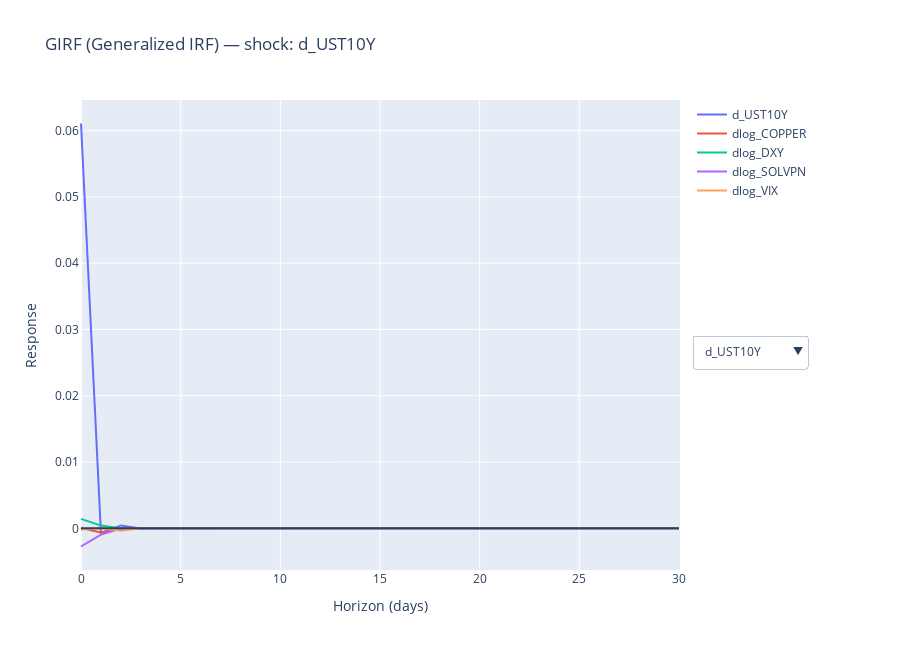

Notebook code cell kept with this figure:
### Code cell
import pandas as pd
import plotly.graph_objects as go

OUT_DIR = "./spillover_outputs"
GIRF_PATH = f"{OUT_DIR}/girf_long.csv"

girf = pd.read_csv(GIRF_PATH)
# columns: horizon, response, shock, girf

girf["horizon"] = girf["horizon"].astype(int)

shocks = sorted(girf["shock"].unique().tolist())
responses = sorted(girf["response"].unique().tolist())

# Create one figure with dropdown to select shock
fig = go.Figure()

# Add traces for the FIRST shock initially (one trace per response)
init_shock = shocks[0]
for resp in responses:
    d = girf[(girf["shock"] == init_shock) & (girf["response"] == resp)].sort_values("horizon")
    fig.add_trace(go.Scatter(
        x=d["horizon"],
        y=d["girf"],
        mode="lines",
        name=resp,
        visible=True
    ))

# For each other shock, add a full set of response traces but set visible=False
# We'll toggle visibility in dropdown.
trace_blocks = {init_shock: list(range(len(responses)))}
base = len(responses)

for s in shocks[1:]:
    idxs = []
    for resp in responses:
        d = girf[(girf["shock"] == s) & (girf["response"] == resp)].sort_values("horizon")
        fig.add_trace(go.Scatter(
            x=d["horizon"],
            y=d["girf"],
            mode="lines",
            name=resp,
            visible=False
        ))
        idxs.append(base)
        base += 1
    trace_blocks[s] = idxs

# Build dropdown buttons
buttons = []
total_traces = len(fig.data)

for s in shocks:
    vis = [False] * total_traces
    for idx in trace_blocks[s]:
        vis[idx] = True
    buttons.append(dict(
        label=s,
        method="update",
        args=[
            {"visible": vis},
            {"title": f"GIRF (Generalized IRF) — shock: {s}", "legend": {"title": "Response"}}
        ]
    ))

# Horizontal zero line (shape)
fig.update_layout(
    title=f"GIRF (Generalized IRF) — shock: {init_shock}",
    xaxis_title="Horizon (days)",
    yaxis_title="Response",
    hovermode="x unified",
    height=650,
    updatemenus=[dict(
        buttons=buttons,
        direction="down",
        x=1.02, xanchor="left",
        y=0.5, yanchor="top"
    )],
    shapes=[dict(
        type="line",
        x0=0, x1=int(girf["horizon"].max()),
        y0=0, y1=0,
        xref="x", yref="y"
    )],
    margin=dict(r=220)  # space for dropdown
)

fig.show()

### Figure 1 — Plotly figure (JSON) as saved in the notebook; plotly's stock layout.template omitted (floating-point values rounded to 4 significant figures)
{"data": [{"mode": "lines", "name": "d_UST10Y", "type": "scatter", "visible": true, "x": [0, 1, 2, 3, 4, 5, 6, 7, 8, 9, 10, 11, 12, 13, 14, 15, 16, 17, 18, 19, 20, 21, 22, 23, 24, 25, 26, 27, 28, 29, 30], "y": [0.06108, -0.0006942, 0.0004373, -2.639e-05, 5.686e-06, -5.346e-07, 7.842e-08, -8.53e-09, 1.111e-09, -1.29e-10, 1.61e-11, -1.921e-12, 2.359e-13, -2.844e-14, 3.469e-15, -4.201e-16, 5.11e-17, -6.198e-18, 7.531e-19, -9.141e-20, 1.11e-20, -1.348e-21, 1.637e-22, -1.988e-23, 2.414e-24, -2.931e-25, 3.559e-26, -4.321e-27, 5.247e-28, -6.371e-29, 7.736e-30]}, {"mode": "lines", "name": "dlog_COPPER", "type": "scatter", "visible": true, "x": [0, 1, 2, 3, 4, 5, 6, 7, 8, 9, 10, 11, 12, 13, 14, 15, 16, 17, 18, 19, 20, 21, 22, 23, 24, 25, 26, 27, 28, 29, 30], "y": [5.501e-05, -0.0006132, -4.917e-05, 1.012e-05, -1.789e-06, 2.096e-07, -2.663e-08, 3.103e-09, -3.822e-10, 4.573e-11, -5.595e-12, 6.761e-13, -8.237e-14, 9.983e-15, -1.214e-15, 1.473e-16, -1.789e-17, 2.172e-18, -2.638e-19, 3.202e-20, -3.889e-21, 4.722e-22, -5.734e-23, 6.962e-24, -8.454e-25, 1.027e-25, -1.246e-26, 1.514e-27, -1.838e-28, 2.232e-29, -2.71e-30]}, {"mode": "lines", "name": "dlog_DXY", "type": "scatter", "visible": true, "x": [0, 1, 2, 3, 4, 5, 6, 7, 8, 9, 10, 11, 12, 13, 14, 15, 16, 17, 18, 19, 20, 21, 22, 23, 24, 25, 26, 27, 28, 29, 30], "y": [0.001423, 0.0004112, -1.241e-05, 2.807e-06, -9.896e-08, 2.32e-08, -1.739e-09, 2.943e-10, -2.998e-11, 4.126e-12, -4.659e-13, 5.93e-14, -6.991e-15, 8.648e-16, -1.038e-16, 1.269e-17, -1.534e-18, 1.869e-19, -2.265e-20, 2.753e-21, -3.341e-22, 4.058e-23, -4.927e-24, 5.983e-25, -7.264e-26, 8.822e-27, -1.071e-27, 1.301e-28, -1.579e-29, 1.918e-30, -2.329e-31]}, {"mode": "lines", "name": "dlog_SOLVPN", "type": "scatter", "visible": true, "x": [0, 1, 2, 3, 4, 5, 6, 7, 8, 9, 10, 11, 12, 13, 14, 15, 16, 17, 18, 19, 20, 21, 22, 23, 24, 25, 26, 27, 28, 29, 30], "y": [-0.002744, -0.0009505, -4.789e-05, -5.187e-06, -1.657e-07, -4.805e-08, 1.08e-09, -5.128e-10, 3.335e-11, -6.238e-12, 5.876e-13, -8.421e-14, 9.237e-15, -1.197e-15, 1.396e-16, -1.739e-17, 2.078e-18, -2.549e-19, 3.076e-20, -3.75e-21, 4.542e-22, -5.524e-23, 6.701e-24, -8.142e-25, 9.883e-26, -1.2e-26, 1.457e-27, -1.77e-28, 2.149e-29, -2.609e-30, 3.168e-31]}, {"mode": "lines", "name": "dlog_VIX", "type": "scatter", "visible": true, "x": [0, 1, 2, 3, 4, 5, 6, 7, 8, 9, 10, 11, 12, 13, 14, 15, 16, 17, 18, 19, 20, 21, 22, 23, 24, 25, 26, 27, 28, 29, 30], "y": [-0.0001644, -1.08e-06, -0.0003593, 2.268e-05, -3.992e-06, 3.455e-07, -5.001e-08, 5.363e-09, -7.047e-10, 8.164e-11, -1.023e-11, 1.219e-12, -1.498e-13, 1.805e-14, -2.202e-15, 2.666e-16, -3.244e-17, 3.934e-18, -4.78e-19, 5.802e-20, -7.047e-21, 8.555e-22, -1.039e-22, 1.262e-23, -1.532e-24, 1.86e-25, -2.259e-26, 2.743e-27, -3.33e-28, 4.044e-29, -4.91e-30]}, {"mode": "lines", "name": "d_UST10Y", "type": "scatter", "visible": false, "x": [0, 1, 2, 3, 4, 5, 6, 7, 8, 9, 10, 11, 12, 13, 14, 15, 16, 17, 18, 19, 20, 21, 22, 23, 24, 25, 26, 27, 28, 29, 30], "y": [0.0001973, 0.0001029, -0.0001054, 2.369e-06, -8.674e-07, 5.837e-08, -1.115e-08, 1.089e-09, -1.55e-10, 1.716e-11, -2.211e-12, 2.585e-13, -3.214e-14, 3.845e-15, -4.712e-16, 5.689e-17, -6.933e-18, 8.399e-19, -1.021e-19, 1.239e-20, -1.505e-21, 1.827e-22, -2.219e-23, 2.695e-24, -3.272e-25, 3.973e-26, -4.825e-27, 5.858e-28, -7.114e-29, 8.638e-30, -1.049e-30]}, {"mode": "lines", "name": "dlog_COPPER", "type": "scatter", "visible": false, "x": [0, 1, 2, 3, 4, 5, 6, 7, 8, 9, 10, 11, 12, 13, 14, 15, 16, 17, 18, 19, 20, 21, 22, 23, 24, 25, 26, 27, 28, 29, 30], "y": [0.01703, -0.0005506, 1.502e-05, 4.843e-08, 1.402e-07, -2.145e-08, 3.501e-09, -4.152e-10, 5.273e-11, -6.203e-12, 7.629e-13, -9.151e-14, 1.118e-14, -1.352e-15, 1.646e-16, -1.996e-17, 2.426e-18, -2.944e-19, 3.576e-20, -4.341e-21, 5.272e-22, -6.401e-23, 7.773e-24, -9.439e-25, 1.146e-25, -1.392e-26, 1.69e-27, -2.052e-28, 2.492e-29, -3.026e-30, 3.674e-31]}, {"mode": "lines", "name": "dlog_DXY", "type": "scatter", "visible": false, "x": [0, 1, 2, 3, 4, 5, 6, 7, 8, 9, 10, 11, 12, 13, 14, 15, 16, 17, 18, 19, 20, 21, 22, 23, 24, 25, 26, 27, 28, 29, 30], "y": [-0.001441, 3.088e-05, -3.249e-06, -6.083e-07, 1.932e-08, -5.027e-09, 2.199e-10, -4.544e-11, 3.664e-12, -5.811e-13, 6.075e-14, -8.188e-15, 9.355e-16, -1.182e-16, 1.4e-17, -1.727e-18, 2.076e-19, -2.536e-20, 3.068e-21, -3.735e-22, 4.528e-23, -5.503e-24, 6.678e-25, -8.112e-26, 9.848e-27, -1.196e-27, 1.452e-28, -1.763e-29, 2.141e-30, -2.6e-31, 3.157e-32]}, {"mode": "lines", "name": "dlog_SOLVPN", "type": "scatter", "visible": false, "x": [0, 1, 2, 3, 4, 5, 6, 7, 8, 9, 10, 11, 12, 13, 14, 15, 16, 17, 18, 19, 20, 21, 22, 23, 24, 25, 26, 27, 28, 29, 30], "y": [0.002704, 0.0003718, 5.411e-06, 1.701e-06, 6.907e-08, 9.602e-09, 2.033e-10, 8.85e-11, -2.74e-12, 9.753e-13, -7.005e-14, 1.219e-14, -1.195e-15, 1.668e-16, -1.859e-17, 2.384e-18, -2.798e-19, 3.471e-20, -4.159e-21, 5.093e-22, -6.151e-23, 7.495e-24, -9.081e-25, 1.104e-25, -1.34e-26, 1.628e-27, -1.976e-28, 2.399e-29, -2.913e-30, 3.538e-31, -4.295e-32]}, {"mode": "lines", "name": "dlog_VIX", "type": "scatter", "visible": false, "x": [0, 1, 2, 3, 4, 5, 6, 7, 8, 9, 10, 11, 12, 13, 14, 15, 16, 17, 18, 19, 20, 21, 22, 23, 24, 25, 26, 27, 28, 29, 30], "y": [-0.0181, 0.00151, 9.345e-07, 7.676e-08, 6.275e-07, -4.44e-08, 7.664e-09, -7.036e-10, 9.906e-11, -1.083e-11, 1.403e-12, -1.637e-13, 2.041e-14, -2.439e-15, 2.992e-16, -3.61e-17, 4.401e-18, -5.33e-19, 6.483e-20, -7.864e-21, 9.555e-22, -1.16e-22, 1.409e-23, -1.71e-24, 2.077e-25, -2.522e-26, 3.062e-27, -3.718e-28, 4.515e-29, -5.482e-30, 6.657e-31]}, {"mode": "lines", "name": "d_UST10Y", "type": "scatter", "visible": false, "x": [0, 1, 2, 3, 4, 5, 6, 7, 8, 9, 10, 11, 12, 13, 14, 15, 16, 17, 18, 19, 20, 21, 22, 23, 24, 25, 26, 27, 28, 29, 30], "y": [0.01969, 0.002539, -0.0001048, 3.413e-05, -2.607e-06, 4.291e-07, -4.289e-08, 5.878e-09, -6.613e-10, 8.431e-11, -9.933e-12, 1.23e-12, -1.475e-13, 1.805e-14, -2.181e-15, 2.657e-16, -3.22e-17, 3.914e-18, -4.75e-19, 5.77e-20, -7.004e-21, 8.507e-22, -1.033e-22, 1.254e-23, -1.523e-24, 1.849e-25, -2.245e-26, 2.727e-27, -3.311e-28, 4.02e-29, -4.882e-30]}, {"mode": "lines", "name": "dlog_COPPER", "type": "scatter", "visible": false, "x": [0, 1, 2, 3, 4, 5, 6, 7, 8, 9, 10, 11, 12, 13, 14, 15, 16, 17, 18, 19, 20, 21, 22, 23, 24, 25, 26, 27, 28, 29, 30], "y": [-0.005561, -0.0007592, 8.656e-05, -1.148e-05, 1.116e-06, -1.396e-07, 1.581e-08, -1.985e-09, 2.363e-10, -2.913e-11, 3.509e-12, -4.285e-13, 5.185e-14, -6.309e-15, 7.651e-16, -9.298e-17, 1.128e-17, -1.371e-18, 1.664e-19, -2.021e-20, 2.454e-21, -2.979e-22, 3.618e-23, -4.393e-24, 5.334e-25, -6.477e-26, 7.865e-27, -9.55e-28, 1.16e-28, -1.408e-29, 1.71e-30]}, {"mode": "lines", "name": "dlog_DXY", "type": "scatter", "visible": false, "x": [0, 1, 2, 3, 4, 5, 6, 7, 8, 9, 10, 11, 12, 13, 14, 15, 16, 17, 18, 19, 20, 21, 22, 23, 24, 25, 26, 27, 28, 29, 30], "y": [0.004415, 3.992e-06, 1.264e-05, 8.839e-08, 1.271e-07, -7.329e-09, 1.663e-09, -1.488e-10, 2.222e-11, -2.373e-12, 3.122e-13, -3.602e-14, 4.516e-15, -5.375e-16, 6.61e-17, -7.963e-18, 9.718e-19, -1.176e-19, 1.431e-20, -1.736e-21, 2.109e-22, -2.56e-23, 3.109e-24, -3.775e-25, 4.584e-26, -5.566e-27, 6.759e-28, -8.207e-29, 9.966e-30, -1.21e-30, 1.469e-31]}, {"mode": "lines", "name": "dlog_SOLVPN", "type": "scatter", "visible": false, "x": [0, 1, 2, 3, 4, 5, 6, 7, 8, 9, 10, 11, 12, 13, 14, 15, 16, 17, 18, 19, 20, 21, 22, 23, 24, 25, 26, 27, 28, 29, 30], "y": [-0.003734, -0.0005789, -4.261e-05, -1.838e-06, -3.638e-07, -6.048e-10, -3.239e-09, 1.309e-10, -3.554e-11, 2.801e-12, -4.561e-13, 4.656e-14, -6.331e-15, 7.171e-16, -9.103e-17, 1.075e-17, -1.329e-18, 1.596e-19, -1.951e-20, 2.359e-21, -2.872e-22, 3.481e-23, -4.232e-24, 5.135e-25, -6.238e-26, 7.572e-27, -9.197e-28, 1.117e-28, -1.356e-29, 1.646e-30, -1.999e-31]}, {"mode": "lines", "name": "dlog_VIX", "type": "scatter", "visible": false, "x": [0, 1, 2, 3, 4, 5, 6, 7, 8, 9, 10, 11, 12, 13, 14, 15, 16, 17, 18, 19, 20, 21, 22, 23, 24, 25, 26, 27, 28, 29, 30], "y": [0.0112, -0.002728, 8.298e-05, -2.131e-05, 1.505e-06, -2.678e-07, 2.675e-08, -3.742e-09, 4.19e-10, -5.364e-11, 6.3e-12, -7.81e-13, 9.359e-14, -1.146e-14, 1.384e-15, -1.686e-16, 2.043e-17, -2.485e-18, 3.014e-19, -3.662e-20, 4.446e-21, -5.399e-22, 6.555e-23, -7.96e-24, 9.666e-25, -1.174e-25, 1.425e-26, -1.731e-27, 2.101e-28, -2.552e-29, 3.098e-30]}, {"mode": "lines", "name": "d_UST10Y", "type": "scatter", "visible": false, "x": [0, 1, 2, 3, 4, 5, 6, 7, 8, 9, 10, 11, 12, 13, 14, 15, 16, 17, 18, 19, 20, 21, 22, 23, 24, 25, 26, 27, 28, 29, 30], "y": [-0.01361, -0.003661, -0.0001762, -2.325e-05, -9.377e-07, -1.399e-07, -4.519e-09, -1.01e-09, 1.66e-12, -9.526e-12, 4.536e-13, -1.095e-13, 9.155e-15, -1.428e-15, 1.492e-16, -1.997e-17, 2.283e-18, -2.88e-19, 3.414e-20, -4.209e-21, 5.063e-22, -6.185e-23, 7.482e-24, -9.106e-25, 1.104e-25, -1.342e-26, 1.629e-27, -1.978e-28, 2.402e-29, -2.917e-30, 3.541e-31]}, {"mode": "lines", "name": "dlog_COPPER", "type": "scatter", "visible": false, "x": [0, 1, 2, 3, 4, 5, 6, 7, 8, 9, 10, 11, 12, 13, 14, 15, 16, 17, 18, 19, 20, 21, 22, 23, 24, 25, 26, 27, 28, 29, 30], "y": [0.00374, 0.001365, -7.252e-05, 7.202e-06, -9.973e-08, 2.053e-08, -3.833e-11, 1.752e-10, -1.134e-11, 2.422e-12, -2.288e-13, 3.322e-14, -3.616e-15, 4.698e-16, -5.461e-17, 6.813e-18, -8.133e-19, 9.983e-20, -1.204e-20, 1.468e-21, -1.778e-22, 2.163e-23, -2.623e-24, 3.188e-25, -3.869e-26, 4.699e-27, -5.705e-28, 6.928e-29, -8.412e-30, 1.022e-30, -1.24e-31]}, {"mode": "lines", "name": "dlog_DXY", "type": "scatter", "visible": false, "x": [0, 1, 2, 3, 4, 5, 6, 7, 8, 9, 10, 11, 12, 13, 14, 15, 16, 17, 18, 19, 20, 21, 22, 23, 24, 25, 26, 27, 28, 29, 30], "y": [-0.001339, -0.0003913, -5.078e-06, -2.255e-06, -7.906e-08, -8.35e-09, -7.685e-10, -3.262e-11, -5.488e-12, -9.609e-14, -4.4e-14, 9.753e-16, -4.505e-16, 2.941e-17, -5.52e-18, 5.22e-19, -7.475e-20, 8.208e-21, -1.063e-21, 1.24e-22, -1.545e-23, 1.846e-24, -2.264e-25, 2.732e-26, -3.331e-27, 4.034e-28, -4.906e-29, 5.951e-30, -7.231e-31, 8.777e-32, -1.066e-32]}, {"mode": "lines", "name": "dlog_SOLVPN", "type": "scatter", "visible": false, "x": [0, 1, 2, 3, 4, 5, 6, 7, 8, 9, 10, 11, 12, 13, 14, 15, 16, 17, 18, 19, 20, 21, 22, 23, 24, 25, 26, 27, 28, 29, 30], "y": [0.01232, 0.001344, 8.786e-05, 6.165e-06, 5.741e-07, 3.599e-08, 3.243e-09, 2.149e-10, 1.955e-11, 1.124e-12, 1.328e-13, 4.319e-15, 1.047e-15, -7.158e-18, 1.004e-17, -5.172e-19, 1.165e-19, -1.004e-20, 1.533e-21, -1.621e-22, 2.152e-23, -2.473e-24, 3.11e-25, -3.694e-26, 4.549e-27, -5.475e-28, 6.685e-29, -8.089e-30, 9.844e-31, -1.194e-31, 1.451e-32]}, {"mode": "lines", "name": "dlog_VIX", "type": "scatter", "visible": false, "x": [0, 1, 2, 3, 4, 5, 6, 7, 8, 9, 10, 11, 12, 13, 14, 15, 16, 17, 18, 19, 20, 21, 22, 23, 24, 25, 26, 27, 28, 29, 30], "y": [-0.04054, 0.004207, 0.0001341, 1.053e-05, 1.07e-06, 7.656e-08, 3.777e-09, 6.854e-10, -2.378e-13, 6.373e-12, -2.772e-13, 7.077e-14, -5.713e-15, 9.13e-16, -9.411e-17, 1.271e-17, -1.446e-18, 1.83e-19, -2.165e-20, 2.673e-21, -3.212e-22, 3.926e-23, -4.748e-24, 5.78e-25, -7.007e-26, 8.518e-27, -1.034e-27, 1.256e-28, -1.524e-29, 1.851e-30, -2.248e-31]}, {"mode": "lines", "name": "d_UST10Y", "type": "scatter", "visible": false, "x": [0, 1, 2, 3, 4, 5, 6, 7, 8, 9, 10, 11, 12, 13, 14, 15, 16, 17, 18, 19, 20, 21, 22, 23, 24, 25, 26, 27, 28, 29, 30], "y": [-0.0001315, 0.003099, 9.047e-05, 2.24e-05, 3.015e-07, 1.454e-07, -6.61e-10, 1.253e-09, -5.986e-11, 1.444e-11, -1.22e-12, 1.898e-13, -1.989e-14, 2.657e-15, -3.04e-16, 3.833e-17, -4.546e-18, 5.603e-19, -6.74e-20, 8.233e-21, -9.96e-22, 1.212e-22, -1.47e-23, 1.786e-24, -2.168e-25, 2.633e-26, -3.197e-27, 3.883e-28, -4.714e-29, 5.724e-30, -6.951e-31]}, {"mode": "lines", "name": "dlog_COPPER", "type": "scatter", "visible": false, "x": [0, 1, 2, 3, 4, 5, 6, 7, 8, 9, 10, 11, 12, 13, 14, 15, 16, 17, 18, 19, 20, 21, 22, 23, 24, 25, 26, 27, 28, 29, 30], "y": [-0.004037, -0.001783, 0.0001253, -9.678e-06, 2.831e-07, -2.768e-08, 1.196e-09, -2.849e-10, 2.847e-11, -4.346e-12, 4.813e-13, -6.265e-14, 7.284e-15, -9.074e-16, 1.083e-16, -1.329e-17, 1.603e-18, -1.955e-19, 2.367e-20, -2.879e-21, 3.492e-22, -4.243e-23, 5.151e-24, -6.256e-25, 7.595e-26, -9.223e-27, 1.12e-27, -1.36e-28, 1.651e-29, -2.005e-30, 2.435e-31]}, {"mode": "lines", "name": "dlog_DXY", "type": "scatter", "visible": false, "x": [0, 1, 2, 3, 4, 5, 6, 7, 8, 9, 10, 11, 12, 13, 14, 15, 16, 17, 18, 19, 20, 21, 22, 23, 24, 25, 26, 27, 28, 29, 30], "y": [0.0006474, 0.0003805, -5.137e-06, 2.271e-06, 4.213e-08, 5.961e-09, 7.268e-10, 7.299e-12, 6.156e-12, -1.504e-13, 6.002e-14, -3.932e-15, 7.311e-16, -6.954e-17, 9.936e-18, -1.094e-18, 1.415e-19, -1.651e-20, 2.056e-21, -2.458e-22, 3.014e-23, -3.637e-24, 4.434e-25, -5.37e-26, 6.531e-27, -7.923e-28, 9.626e-29, -1.168e-29, 1.419e-30, -1.723e-31, 2.092e-32]}, {"mode": "lines", "name": "dlog_SOLVPN", "type": "scatter", "visible": false, "x": [0, 1, 2, 3, 4, 5, 6, 7, 8, 9, 10, 11, 12, 13, 14, 15, 16, 17, 18, 19, 20, 21, 22, 23, 24, 25, 26, 27, 28, 29, 30], "y": [-0.006535, -0.001178, -6.646e-05, -4.254e-06, -4.828e-07, -2.436e-08, -2.697e-09, -1.44e-10, -1.722e-11, -5.737e-13, -1.367e-13, 1.039e-15, -1.328e-15, 6.964e-17, -1.546e-17, 1.341e-18, -2.038e-19, 2.16e-20, -2.863e-21, 3.293e-22, -4.139e-23, 4.919e-24, -6.055e-25, 7.289e-26, -8.899e-27, 1.077e-27, -1.31e-28, 1.589e-29, -1.931e-30, 2.344e-31, -2.847e-32]}, {"mode": "lines", "name": "dlog_VIX", "type": "scatter", "visible": false, "x": [0, 1, 2, 3, 4, 5, 6, 7, 8, 9, 10, 11, 12, 13, 14, 15, 16, 17, 18, 19, 20, 21, 22, 23, 24, 25, 26, 27, 28, 29, 30], "y": [0.07639, -0.004678, -7.906e-05, -7.307e-06, -8.348e-07, -6.997e-08, -6e-10, -8.358e-10, 3.869e-11, -9.499e-12, 7.694e-13, -1.215e-13, 1.254e-14, -1.691e-15, 1.925e-16, -2.436e-17, 2.883e-18, -3.558e-19, 4.277e-20, -5.227e-21, 6.321e-22, -7.695e-23, 9.329e-24, -1.134e-24, 1.376e-25, -1.671e-26, 2.029e-27, -2.464e-28, 2.992e-29, -3.633e-30, 4.412e-31]}], "layout": {"height": 650, "hovermode": "x unified", "margin": {"r": 220}, "shapes": [{"type": "line", "x0": 0, "x1": 30, "xref": "x", "y0": 0, "y1": 0, "yref": "y"}], "title": {"text": "GIRF (Generalized IRF) — shock: d_UST10Y"}, "updatemenus": [{"buttons": [{"args": [{"visible": [true, true, true, true, true, false, false, false, false, false, false, false, false, false, false, false, false, false, false, false, false, false, false, false, false]}, {"legend": {"title": "Response"}, "title": "GIRF (Generalized IRF) — shock: d_UST10Y"}], "label": "d_UST10Y", "method": "update"}, {"args": [{"visible": [false, false, false, false, false, true, true, true, true, true, false, false, false, false, false, false, false, false, false, false, false, false, false, false, false]}, {"legend": {"title": "Response"}, "title": "GIRF (Generalized IRF) — shock: dlog_COPPER"}], "label": "dlog_COPPER", "method": "update"}, {"args": [{"visible": [false, false, false, false, false, false, false, false, false, false, true, true, true, true, true, false, false, false, false, false, false, false, false, false, false]}, {"legend": {"title": "Response"}, "title": "GIRF (Generalized IRF) — shock: dlog_DXY"}], "label": "dlog_DXY", "method": "update"}, {"args": [{"visible": [false, false, false, false, false, false, false, false, false, false, false, false, false, false, false, true, true, true, true, true, false, false, false, false, false]}, {"legend": {"title": "Response"}, "title": "GIRF (Generalized IRF) — shock: dlog_SOLVPN"}], "label": "dlog_SOLVPN", "method": "update"}, {"args": [{"visible": [false, false, false, false, false, false, false, false, false, false, false, false, false, false, false, false, false, false, false, false, true, true, true, true, true]}, {"legend": {"title": "Response"}, "title": "GIRF (Generalized IRF) — shock: dlog_VIX"}], "label": "dlog_VIX", "method": "update"}], "direction": "down", "x": 1.02, "xanchor": "left", "y": 0.5, "yanchor": "top"}], "xaxis": {"title": {"text": "Horizon (days)"}}, "yaxis": {"title": {"text": "Response"}}}}
